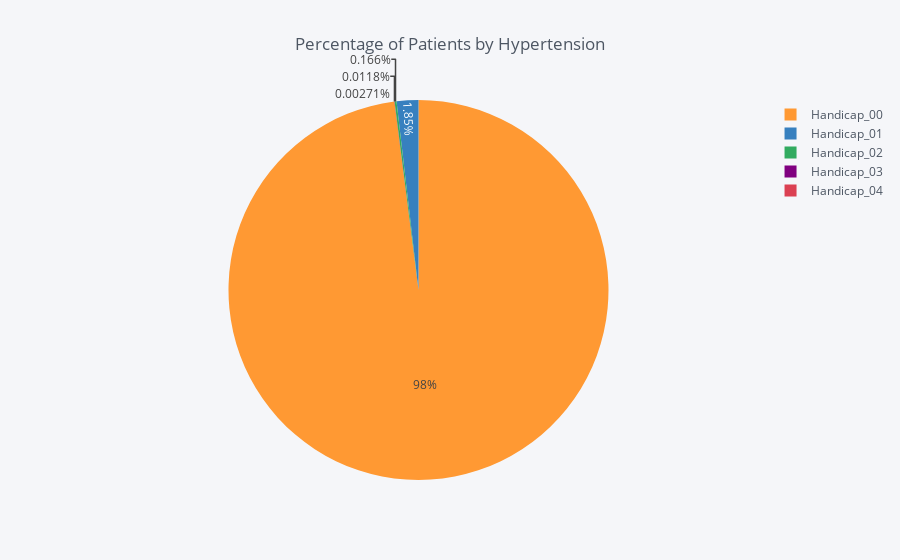

Write notebook code for a chart like this one.
### Markdown cell above
>**Q 4.4:** What are the Percentage of Patients with Handicap by Appointment Status

### Code cell
df.groupby('handicap', as_index=False)['patient_id'].count().iplot(
        kind='pie', labels='handicap', values='patient_id', title='Percentage of Patients by Hypertension')

### Figure 1 — Plotly figure (JSON) as saved in the notebook; plotly's stock layout.template omitted (floating-point values rounded to 4 significant figures)
{"data": [{"labels": ["Handicap_00", "Handicap_01", "Handicap_02", "Handicap_03", "Handicap_04"], "marker": {"colors": ["rgba(255, 153, 51, 1.0)", "rgba(55, 128, 191, 1.0)", "rgba(50, 171, 96, 1.0)", "rgba(128, 0, 128, 1.0)", "rgba(219, 64, 82, 1.0)"]}, "name": "", "type": "pie", "values": [108285, 2042, 183, 13, 3]}], "layout": {"legend": {"bgcolor": "#F5F6F9", "font": {"color": "#4D5663"}}, "paper_bgcolor": "#F5F6F9", "plot_bgcolor": "#F5F6F9", "title": "Percentage of Patients by Hypertension", "titlefont": {"color": "#4D5663"}}}
